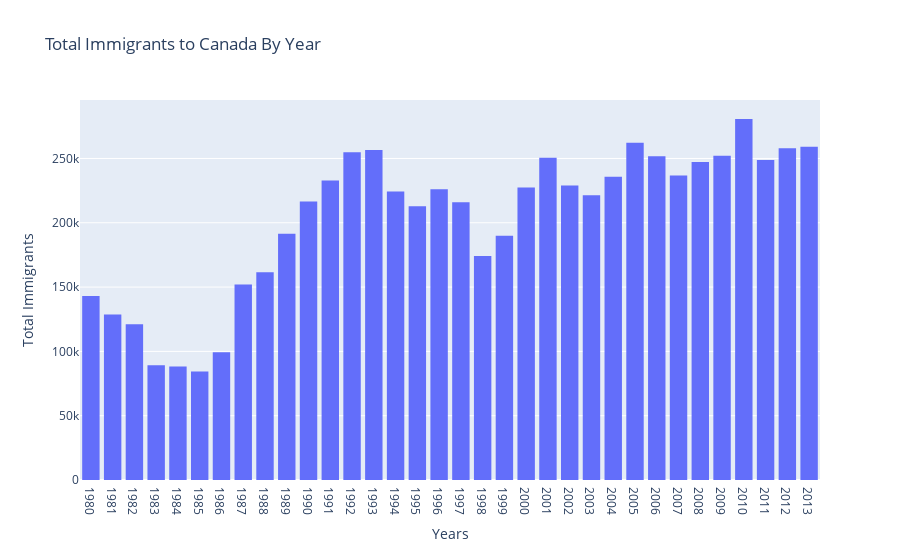

Write notebook code for a chart like this one.
### Markdown cell above
### Total Immigrants By Year Bar Plot

### Code cell
fig = px.histogram(df_can_new, x=df_can_new["Year"].astype("str"), y="Immigrants", title="Total Immigrants to Canada By Year",
                  labels={"x":"Year"})
fig.for_each_trace(lambda t: t.update(hovertemplate=t.hovertemplate.replace("sum of", "Total")))
fig.update_layout(xaxis_title="Years", yaxis_title="Total Immigrants")
fig.show()

### Figure 1 — Plotly figure (JSON) as saved in the notebook; plotly's stock layout.template omitted (floating-point values rounded to 4 significant figures; data arrays with more than 128 entries replaced by an {"elided": "..."} marker saying what was removed)
{"data": [{"alignmentgroup": "True", "bingroup": "x", "histfunc": "sum", "hovertemplate": "Year=%{x}<br>Total Immigrants=%{y}<extra></extra>", "legendgroup": "", "marker": {"color": "#636efa", "pattern": {"shape": ""}}, "name": "", "offsetgroup": "", "orientation": "v", "showlegend": false, "type": "histogram", "x": {"elided": "6664 str values"}, "xaxis": "x", "y": {"elided": "6664 int values"}, "yaxis": "y"}], "layout": {"autosize": true, "barmode": "relative", "legend": {"tracegroupgap": 0}, "title": {"text": "Total Immigrants to Canada By Year"}, "xaxis": {"anchor": "y", "autorange": true, "domain": [0, 1], "range": [-0.5, 33.5], "title": {"text": "Years"}, "type": "category"}, "yaxis": {"anchor": "x", "autorange": true, "domain": [0, 1], "range": [0, 295460], "title": {"text": "Total Immigrants"}, "type": "linear"}}}
